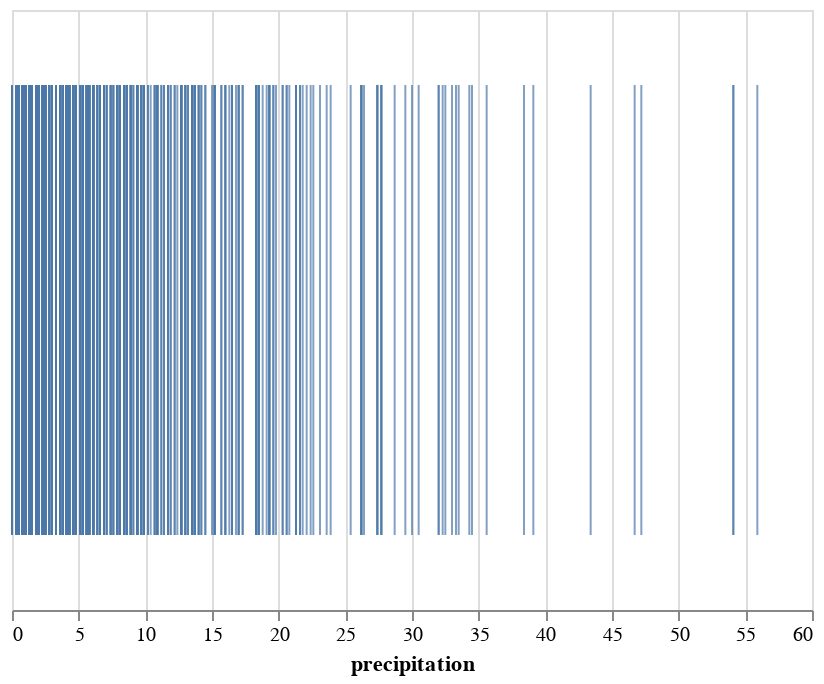

Notebook code cell kept with this figure:
### Code cell
import altair as alt

alt.Chart(df).mark_tick().encode(
    x='precipitation',
)

### Figure 1 — Vega-Lite specification as saved in the notebook (floating-point values rounded to 4 significant figures; data arrays with more than 128 entries replaced by an {"elided": "..."} marker saying what was removed)
{"$schema": "https://vega.github.io/schema/vega-lite/v2.6.0.json", "config": {"view": {"height": 300, "width": 400}}, "data": {"name": "data-830c39fec90146253fb06a06c26374ef"}, "datasets": {"data-830c39fec90146253fb06a06c26374ef": {"elided": "1461 records"}}, "encoding": {"x": {"field": "precipitation", "type": "quantitative"}}, "mark": "tick"}
